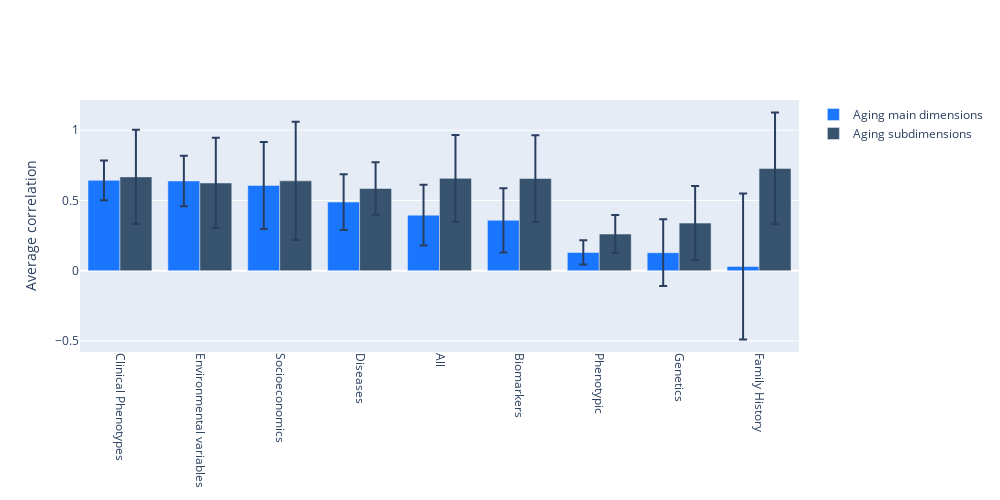

The cell this chart's notebook holds for it:
### Code cell
sorted_averages = averages.loc[
    (["MainDimensions", "SubDimensions"], selected_categories), (subset_method, correlation_type)].sort_values(by=["mean"], ascending=False)
main_dimension_bar = go.Bar(
    x=sorted_averages.loc["MainDimensions"].rename(index=dict_label).index.get_level_values("category"),
    y=sorted_averages.loc["MainDimensions", "mean"],
    error_y={"array": sorted_averages.loc["MainDimensions", "std"], "type": "data"},
    name="Aging main dimensions",
    marker_color="rgb(26, 118, 255)",
)
subdimension_bar = go.Bar(
    x=sorted_averages.loc["SubDimensions"].rename(index=dict_label).index.get_level_values("category"),
    y=sorted_averages.loc["SubDimensions", "mean"],
    error_y={"array": sorted_averages.loc["SubDimensions", "std"], "type": "data"},
    name="Aging subdimensions",
    marker_color="rgb(55, 83, 109)",
)

fig = go.Figure()
fig.add_trace(main_dimension_bar)
fig.add_trace(subdimension_bar)

fig.update_layout(
    {
        "width": 1000,
        "height": 500,
        "xaxis": {"tickangle": 90, "showgrid": False},
        "yaxis": {"title": "Average correlation"},
    }
)
fig.write_html("overall_correlations.html")

fig.show()

### Figure 1 — Plotly figure (JSON) as saved in the notebook; plotly's stock layout.template omitted (floating-point values rounded to 4 significant figures)
{"data": [{"error_y": {"array": [0.1419, 0.1801, 0.3093, 0.1984, 0.216, 0.2288, 0.08671, 0.2375, 0.5192], "type": "data"}, "marker": {"color": "rgb(26, 118, 255)"}, "name": "Aging main dimensions", "type": "bar", "x": ["Clinical Phenotypes", "Environmental variables", "Socioeconomics", "Diseases", "All", "Biomarkers", "Phenotypic", "Genetics", "Family History"], "y": [0.6429, 0.6386, 0.6066, 0.4884, 0.3952, 0.3588, 0.1297, 0.1278, 0.02983]}, {"error_y": {"array": [0.3975, 0.3357, 0.3089, 0.3089, 0.4207, 0.3211, 0.1874, 0.2636, 0.1357], "type": "data"}, "marker": {"color": "rgb(55, 83, 109)"}, "name": "Aging subdimensions", "type": "bar", "x": ["Family History", "Clinical Phenotypes", "All", "Biomarkers", "Socioeconomics", "Environmental variables", "Diseases", "Genetics", "Phenotypic"], "y": [0.7279, 0.6677, 0.6572, 0.656, 0.6393, 0.6244, 0.5849, 0.3385, 0.2609]}], "layout": {"height": 500, "width": 1000, "xaxis": {"showgrid": false, "tickangle": 90}, "yaxis": {"title": {"text": "Average correlation"}}}}
